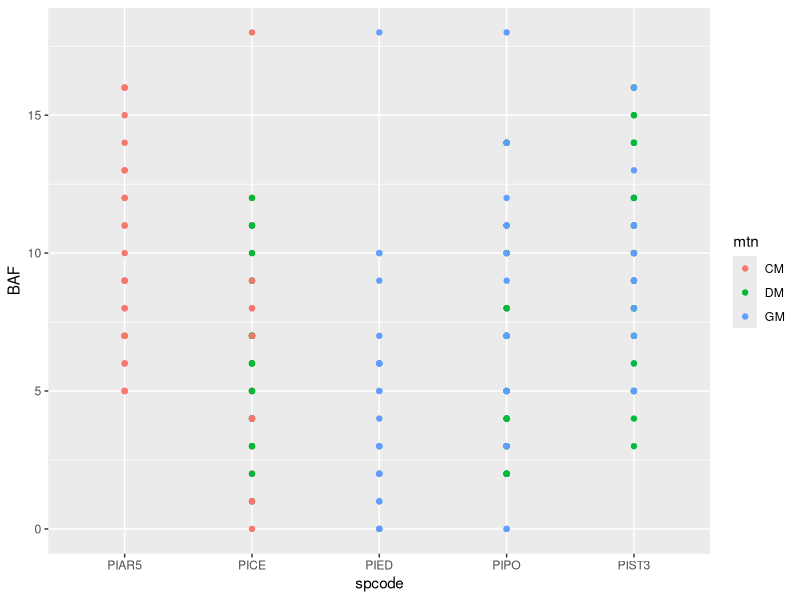

This chart was generated by the following R code:
## species_count.R
## ---------------
## replication counts and data integrity checks

# Clears the workspace
rm(list=ls())

# Load programs
library(plyr)
library(ggplot2)

# read tree data
trees <- read.csv("../data/masters_trees.csv")

# cores
ddply(subset(trees, core.taken=="Y" & pith=="Y"), 
      .(mtn, spcode), summarize, N = length(tag))

# needles
ddply(subset(trees, needles.collected=="TRUE"), .(mtn, spcode),
      summarize, N = length(tag))


# Linear regression of BAF followed by ANOVA
baf.lm <- lm(BAF~ mtn + spcode + spcode:mtn, data=trees)
summary(baf.lm)
anova(baf.lm)

# There is a difference between species.  Looking at figure to get better idea
ggplot(trees, aes(spcode, BAF, color=mtn)) +
  geom_point()
